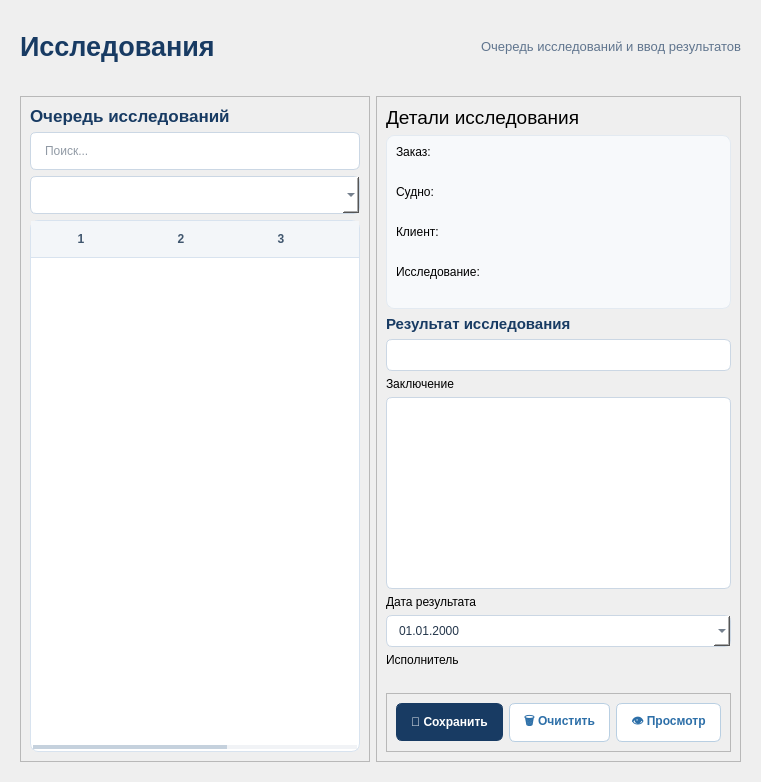
<?xml version="1.0" encoding="UTF-8"?>
<ui version="4.0">
 <class>Ui_ResearchPage</class>
 <widget class="QWidget" name="pageResearch">
  <property name="styleSheet">
   <string notr="true">QWidget#pageResearch {
    background-color: #F1F3F6;
    color: #24364B;
    font-family: &quot;Segoe UI&quot;;
    font-size: 10pt;
}

QLabel#lblResearchTitle {
    color: #183B63;
    font-size: 20pt;
    font-weight: 700;
    background: transparent;
    border: none;
}

QLabel#lblResearchSubtitle {
    color: #60758E;
    font-size: 10pt;
    background: transparent;
    border: none;
}

QFrame#researchWorkspaceFrame {
    background: transparent;
    border: none;
}

QFrame#researchQueueFrame,
QFrame#researchDetailFrame {
    background-color: #FFFFFF;
    border: 1px solid #D8E3EF;
    border-radius: 10px;
}

QLabel#lblResearchQueueTitle,
QLabel#lblResearchDetailTitle {
    color: #183B63;
    font-size: 13pt;
    font-weight: 700;
    background: transparent;
    border: none;
}

QFrame#researchFilterFrame {
    background-color: #F7F9FB;
    border: 1px solid #E3EAF1;
    border-radius: 8px;
}

QLineEdit#editResearchSearch {
    background-color: #FFFFFF;
    color: #24364B;
    border: 1px solid #CBD7E4;
    border-radius: 6px;
    padding: 8px 12px;
    min-height: 20px;
}

QLineEdit#editResearchSearch:focus {
    border: 1px solid #2D83D5;
}

QComboBox#comboResearchFilter {
    background-color: #FFFFFF;
    color: #24364B;
    border: 1px solid #CBD7E4;
    border-radius: 6px;
    padding: 7px 10px;
    min-height: 22px;
}

QComboBox#comboResearchFilter:focus {
    border: 1px solid #2D83D5;
}

QComboBox#comboResearchFilter QAbstractItemView {
    background-color: #FFFFFF;
    color: #24364B;
    selection-background-color: #E7F0F8;
    selection-color: #183B63;
    border: 1px solid #D8E3EF;
}

QTableWidget#tableResearchQueue {
    background-color: #FFFFFF;
    alternate-background-color: #F7F9FB;
    color: #24364B;
    border: 1px solid #D8E3EF;
    border-radius: 8px;
    gridline-color: #E8EDF2;
    selection-background-color: #E4EEF7;
    selection-color: #183B63;
    outline: none;
}

QTableWidget#tableResearchQueue::item {
    padding: 7px;
    border-bottom: 1px solid #EDF0F4;
}

QTableWidget#tableResearchQueue::item:selected {
    background-color: #E4EEF7;
    color: #183B63;
}

QHeaderView::section {
    background-color: #F3F6F9;
    color: #40566E;
    border: none;
    border-bottom: 1px solid #D8E3EF;
    padding: 9px 8px;
    font-weight: 600;
}

QFrame#researchInfoFrame {
    background-color: #F7F9FB;
    border: 1px solid #E3EAF1;
    border-radius: 8px;
}

QLabel#lblResearchOrder,
QLabel#lblResearchVessel,
QLabel#lblResearchClient,
QLabel#lblResearchService {
    color: #60758E;
    background: transparent;
    border: none;
}

QLabel#lblResearchOrderValue,
QLabel#lblResearchVesselValue,
QLabel#lblResearchClientValue,
QLabel#lblResearchServiceValue {
    color: #183B63;
    font-weight: 600;
    background: transparent;
    border: none;
}

QLabel#lblResearchResultTitle {
    color: #183B63;
    font-size: 11pt;
    font-weight: 700;
    background: transparent;
    border: none;
}

QLabel#lblResultValue,
QLabel#lblConclusion,
QLabel#lblResultDate {
    color: #40566E;
    background: transparent;
    border: none;
}

QLineEdit#editResearchResultValue,
QTextEdit#textResearchConclusion,
QDateEdit#dateResearchResult,
QComboBox#comboResearchEmployee {
    background-color: #FFFFFF;
    color: #24364B;
    border: 1px solid #CBD7E4;
    border-radius: 6px;
    padding: 7px 10px;
}

QLineEdit#editResearchResultValue:focus,
QTextEdit#textResearchConclusion:focus,
QDateEdit#dateResearchResult:focus,
QComboBox#comboResearchEmployee:focus {
    border: 1px solid #2D83D5;
}

QPushButton {
    background-color: #FFFFFF;
    color: #183B63;
    border: 1px solid #CBD7E4;
    border-radius: 6px;
    padding: 8px 14px;
    min-height: 20px;
    font-weight: 600;
}

QPushButton:hover {
    background-color: #EDF3F8;
    border: 1px solid #AFC2D5;
}

QPushButton:pressed {
    background-color: #E1EAF2;
}

QPushButton:disabled {
    background-color: #F1F3F6;
    color: #9AA9B8;
    border: 1px solid #D8E3EF;
}

QPushButton#btnSaveResearchResult {
    background-color: #183B63;
    color: #FFFFFF;
    border: 1px solid #183B63;
}

QPushButton#btnSaveResearchResult:hover {
    background-color: #244D78;
    border: 1px solid #244D78;
}

QPushButton#btnSaveResearchResult:pressed {
    background-color: #122F50;
}

QPushButton#btnClearResearchResult,
QPushButton#btnViewResearchResult {
    background-color: #FFFFFF;
    color: #2D6FA8;
    border: 1px solid #B9CFE2;
}

QPushButton#btnClearResearchResult:hover,
QPushButton#btnViewResearchResult:hover {
    background-color: #EDF4FA;
}

QScrollBar:vertical {
    background-color: #F1F3F6;
    width: 8px;
    margin: 2px;
    border: none;
}

QScrollBar::handle:vertical {
    background-color: #C5D1DD;
    border-radius: 4px;
    min-height: 25px;
}

QScrollBar::handle:vertical:hover {
    background-color: #AABACA;
}

QScrollBar::add-line:vertical,
QScrollBar::sub-line:vertical {
    height: 0px;
}

QScrollBar:horizontal {
    background-color: #F1F3F6;
    height: 8px;
    margin: 2px;
    border: none;
}

QScrollBar::handle:horizontal {
    background-color: #C5D1DD;
    border-radius: 4px;
    min-width: 25px;
}

QScrollBar::add-line:horizontal,
QScrollBar::sub-line:horizontal {
    width: 0px;
}</string>
  </property>
  <layout class="QVBoxLayout" name="verticalLayout_25">
   <property name="leftMargin">
    <number>11</number>
   </property>
   <property name="topMargin">
    <number>11</number>
   </property>
   <property name="rightMargin">
    <number>11</number>
   </property>
   <property name="bottomMargin">
    <number>11</number>
   </property>
   <property name="spacing">
    <number>6</number>
   </property>
   <property name="sizeConstraint">
    <enum>QLayout::SetDefaultConstraint</enum>
   </property>
   <item>
    <widget class="QFrame" name="headerFrameResearch">
     <property name="font">
      <font>
       <pointsize>9</pointsize>
      </font>
     </property>
     <property name="sizePolicy">
      <sizepolicy hsizetype="Preferred" vsizetype="Preferred">
       <horstretch>0</horstretch>
       <verstretch>0</verstretch>
      </sizepolicy>
     </property>
     <property name="minimumSize">
      <size>
       <width>0</width>
       <height>70</height>
      </size>
     </property>
     <property name="maximumSize">
      <size>
       <width>16777215</width>
       <height>90</height>
      </size>
     </property>
     <property name="frameShape">
      <enum>QFrame::NoFrame</enum>
     </property>
     <property name="frameShadow">
      <enum>QFrame::Raised</enum>
     </property>
     <layout class="QHBoxLayout" name="horizontalLayout_13">
      <property name="leftMargin">
       <number>9</number>
      </property>
      <property name="topMargin">
       <number>9</number>
      </property>
      <property name="rightMargin">
       <number>9</number>
      </property>
      <property name="bottomMargin">
       <number>9</number>
      </property>
      <property name="spacing">
       <number>6</number>
      </property>
      <property name="sizeConstraint">
       <enum>QLayout::SetDefaultConstraint</enum>
      </property>
      <item>
       <layout class="QHBoxLayout" name="horizontalLayout_12">
        <property name="spacing">
         <number>6</number>
        </property>
        <property name="sizeConstraint">
         <enum>QLayout::SetDefaultConstraint</enum>
        </property>
        <item>
         <widget class="QLabel" name="lblResearchTitle">
          <property name="text">
           <string notr="true">Исследования</string>
          </property>
          <property name="font">
           <font>
            <pointsize>20</pointsize>
           </font>
          </property>
          <property name="sizePolicy">
           <sizepolicy hsizetype="Preferred" vsizetype="Preferred">
            <horstretch>0</horstretch>
            <verstretch>0</verstretch>
           </sizepolicy>
          </property>
          <property name="alignment">
           <set>Qt::AlignLeft|Qt::AlignVCenter|Qt::AlignLeading</set>
          </property>
          <property name="frameShape">
           <enum>QFrame::NoFrame</enum>
          </property>
          <property name="frameShadow">
           <enum>QFrame::Plain</enum>
          </property>
         </widget>
        </item>
        <item>
         <widget class="QLabel" name="lblResearchSubtitle">
          <property name="text">
           <string notr="true">Очередь исследований и ввод результатов</string>
          </property>
          <property name="font">
           <font>
            <pointsize>9</pointsize>
           </font>
          </property>
          <property name="sizePolicy">
           <sizepolicy hsizetype="Preferred" vsizetype="Preferred">
            <horstretch>0</horstretch>
            <verstretch>0</verstretch>
           </sizepolicy>
          </property>
          <property name="alignment">
           <set>Qt::AlignRight|Qt::AlignVCenter|Qt::AlignTrailing</set>
          </property>
          <property name="frameShape">
           <enum>QFrame::NoFrame</enum>
          </property>
          <property name="frameShadow">
           <enum>QFrame::Plain</enum>
          </property>
         </widget>
        </item>
       </layout>
      </item>
     </layout>
    </widget>
   </item>
   <item>
    <widget class="QFrame" name="contentFrameResearch">
     <property name="font">
      <font>
       <pointsize>9</pointsize>
      </font>
     </property>
     <property name="sizePolicy">
      <sizepolicy hsizetype="Expanding" vsizetype="Expanding">
       <horstretch>0</horstretch>
       <verstretch>0</verstretch>
      </sizepolicy>
     </property>
     <property name="frameShape">
      <enum>QFrame::NoFrame</enum>
     </property>
     <property name="frameShadow">
      <enum>QFrame::Raised</enum>
     </property>
     <layout class="QHBoxLayout" name="horizontalLayout_16">
      <property name="spacing">
       <number>6</number>
      </property>
      <property name="sizeConstraint">
       <enum>QLayout::SetDefaultConstraint</enum>
      </property>
      <item>
       <widget class="QFrame" name="queueFrameResearch">
        <property name="font">
         <font>
          <pointsize>9</pointsize>
         </font>
        </property>
        <property name="sizePolicy">
         <sizepolicy hsizetype="Preferred" vsizetype="Preferred">
          <horstretch>0</horstretch>
          <verstretch>0</verstretch>
         </sizepolicy>
        </property>
        <property name="minimumSize">
         <size>
          <width>350</width>
          <height>0</height>
         </size>
        </property>
        <property name="frameShape">
         <enum>QFrame::StyledPanel</enum>
        </property>
        <property name="frameShadow">
         <enum>QFrame::Raised</enum>
        </property>
        <layout class="QVBoxLayout" name="verticalLayout_22">
         <property name="leftMargin">
          <number>9</number>
         </property>
         <property name="topMargin">
          <number>9</number>
         </property>
         <property name="rightMargin">
          <number>9</number>
         </property>
         <property name="bottomMargin">
          <number>9</number>
         </property>
         <property name="spacing">
          <number>6</number>
         </property>
         <property name="sizeConstraint">
          <enum>QLayout::SetDefaultConstraint</enum>
         </property>
         <item>
          <layout class="QVBoxLayout" name="verticalLayout_21">
           <property name="spacing">
            <number>6</number>
           </property>
           <property name="sizeConstraint">
            <enum>QLayout::SetDefaultConstraint</enum>
           </property>
           <item>
            <widget class="QLabel" name="lblResearchQueueTitle">
             <property name="text">
              <string notr="true">Очередь исследований</string>
             </property>
             <property name="font">
              <font>
               <pointsize>13</pointsize>
              </font>
             </property>
             <property name="sizePolicy">
              <sizepolicy hsizetype="Preferred" vsizetype="Preferred">
               <horstretch>0</horstretch>
               <verstretch>0</verstretch>
              </sizepolicy>
             </property>
             <property name="alignment">
              <set>Qt::AlignLeft|Qt::AlignVCenter|Qt::AlignLeading</set>
             </property>
             <property name="frameShape">
              <enum>QFrame::NoFrame</enum>
             </property>
             <property name="frameShadow">
              <enum>QFrame::Plain</enum>
             </property>
            </widget>
           </item>
           <item>
            <widget class="QLineEdit" name="editResearchSearch">
             <property name="placeholderText">
              <string notr="true">Поиск...</string>
             </property>
             <property name="font">
              <font>
               <pointsize>9</pointsize>
              </font>
             </property>
             <property name="cursor">
              <cursorShape>IBeamCursor</cursorShape>
             </property>
             <property name="sizePolicy">
              <sizepolicy hsizetype="Expanding" vsizetype="Fixed">
               <horstretch>0</horstretch>
               <verstretch>0</verstretch>
              </sizepolicy>
             </property>
             <property name="alignment">
              <set>Qt::AlignLeft|Qt::AlignVCenter|Qt::AlignLeading</set>
             </property>
            </widget>
           </item>
           <item>
            <widget class="QComboBox" name="comboResearchFilter">
             <property name="font">
              <font>
               <pointsize>9</pointsize>
              </font>
             </property>
             <property name="sizePolicy">
              <sizepolicy hsizetype="Preferred" vsizetype="Fixed">
               <horstretch>0</horstretch>
               <verstretch>0</verstretch>
              </sizepolicy>
             </property>
             <property name="currentIndex">
              <number>0</number>
             </property>
            </widget>
           </item>
           <item>
            <widget class="QTableWidget" name="tableResearchQueue">
             <property name="font">
              <font>
               <pointsize>9</pointsize>
              </font>
             </property>
             <property name="sizePolicy">
              <sizepolicy hsizetype="Expanding" vsizetype="Expanding">
               <horstretch>0</horstretch>
               <verstretch>0</verstretch>
              </sizepolicy>
             </property>
             <property name="wordWrap">
              <bool>true</bool>
             </property>
             <property name="frameShape">
              <enum>QFrame::StyledPanel</enum>
             </property>
             <property name="frameShadow">
              <enum>QFrame::Sunken</enum>
             </property>
             <property name="alternatingRowColors">
              <bool>true</bool>
             </property>
             <property name="selectionBehavior">
              <enum>QAbstractItemView::SelectRows</enum>
             </property>
             <property name="wordWrap">
              <bool>true</bool>
             </property>
             <property name="columnCount">
              <number>5</number>
             </property>
            </widget>
           </item>
          </layout>
         </item>
        </layout>
       </widget>
      </item>
      <item>
       <widget class="QFrame" name="detailsFrameResearch">
        <property name="font">
         <font>
          <pointsize>9</pointsize>
         </font>
        </property>
        <property name="sizePolicy">
         <sizepolicy hsizetype="Expanding" vsizetype="Expanding">
          <horstretch>0</horstretch>
          <verstretch>0</verstretch>
         </sizepolicy>
        </property>
        <property name="frameShape">
         <enum>QFrame::StyledPanel</enum>
        </property>
        <property name="frameShadow">
         <enum>QFrame::Raised</enum>
        </property>
        <layout class="QVBoxLayout" name="verticalLayout_24">
         <property name="leftMargin">
          <number>9</number>
         </property>
         <property name="topMargin">
          <number>9</number>
         </property>
         <property name="rightMargin">
          <number>9</number>
         </property>
         <property name="bottomMargin">
          <number>9</number>
         </property>
         <property name="spacing">
          <number>6</number>
         </property>
         <property name="sizeConstraint">
          <enum>QLayout::SetDefaultConstraint</enum>
         </property>
         <item>
          <layout class="QVBoxLayout" name="verticalLayout_23">
           <property name="spacing">
            <number>6</number>
           </property>
           <property name="sizeConstraint">
            <enum>QLayout::SetDefaultConstraint</enum>
           </property>
           <item>
            <widget class="QLabel" name="lblResearchResearchDetailsTitle">
             <property name="text">
              <string notr="true">Детали исследования</string>
             </property>
             <property name="font">
              <font>
               <pointsize>14</pointsize>
              </font>
             </property>
             <property name="sizePolicy">
              <sizepolicy hsizetype="Preferred" vsizetype="Preferred">
               <horstretch>0</horstretch>
               <verstretch>0</verstretch>
              </sizepolicy>
             </property>
             <property name="alignment">
              <set>Qt::AlignLeft|Qt::AlignVCenter|Qt::AlignLeading</set>
             </property>
             <property name="frameShape">
              <enum>QFrame::NoFrame</enum>
             </property>
             <property name="frameShadow">
              <enum>QFrame::Plain</enum>
             </property>
            </widget>
           </item>
           <item>
            <widget class="QFrame" name="researchInfoFrame">
             <property name="font">
              <font>
               <pointsize>9</pointsize>
              </font>
             </property>
             <property name="sizePolicy">
              <sizepolicy hsizetype="Preferred" vsizetype="Preferred">
               <horstretch>0</horstretch>
               <verstretch>0</verstretch>
              </sizepolicy>
             </property>
             <property name="frameShape">
              <enum>QFrame::StyledPanel</enum>
             </property>
             <property name="frameShadow">
              <enum>QFrame::Raised</enum>
             </property>
             <layout class="QHBoxLayout" name="horizontalLayout_14">
              <property name="leftMargin">
               <number>9</number>
              </property>
              <property name="topMargin">
               <number>9</number>
              </property>
              <property name="rightMargin">
               <number>9</number>
              </property>
              <property name="bottomMargin">
               <number>9</number>
              </property>
              <property name="spacing">
               <number>6</number>
              </property>
              <property name="sizeConstraint">
               <enum>QLayout::SetDefaultConstraint</enum>
              </property>
              <item>
               <layout class="QGridLayout" name="gridLayout_2">
                <property name="spacing">
                 <number>6</number>
                </property>
                <property name="sizeConstraint">
                 <enum>QLayout::SetDefaultConstraint</enum>
                </property>
                <item>
                 <widget class="QLabel" name="lblResearchOrderTitle">
                  <property name="text">
                   <string notr="true">Заказ:</string>
                  </property>
                  <property name="font">
                   <font>
                    <pointsize>9</pointsize>
                   </font>
                  </property>
                  <property name="sizePolicy">
                   <sizepolicy hsizetype="Preferred" vsizetype="Preferred">
                    <horstretch>0</horstretch>
                    <verstretch>0</verstretch>
                   </sizepolicy>
                  </property>
                  <property name="alignment">
                   <set>Qt::AlignLeft|Qt::AlignVCenter|Qt::AlignLeading</set>
                  </property>
                  <property name="frameShape">
                   <enum>QFrame::NoFrame</enum>
                  </property>
                  <property name="frameShadow">
                   <enum>QFrame::Plain</enum>
                  </property>
                 </widget>
                </item>
                <item>
                 <widget class="QLabel" name="lblResearchOrderValue">
                  <property name="font">
                   <font>
                    <pointsize>9</pointsize>
                   </font>
                  </property>
                  <property name="sizePolicy">
                   <sizepolicy hsizetype="Preferred" vsizetype="Preferred">
                    <horstretch>0</horstretch>
                    <verstretch>0</verstretch>
                   </sizepolicy>
                  </property>
                  <property name="alignment">
                   <set>Qt::AlignHCenter|Qt::AlignVCenter</set>
                  </property>
                  <property name="frameShape">
                   <enum>QFrame::NoFrame</enum>
                  </property>
                  <property name="frameShadow">
                   <enum>QFrame::Plain</enum>
                  </property>
                 </widget>
                </item>
                <item>
                 <widget class="QLabel" name="lblResearchVesselTitle">
                  <property name="text">
                   <string notr="true">Судно:</string>
                  </property>
                  <property name="font">
                   <font>
                    <pointsize>9</pointsize>
                   </font>
                  </property>
                  <property name="sizePolicy">
                   <sizepolicy hsizetype="Preferred" vsizetype="Preferred">
                    <horstretch>0</horstretch>
                    <verstretch>0</verstretch>
                   </sizepolicy>
                  </property>
                  <property name="alignment">
                   <set>Qt::AlignLeft|Qt::AlignVCenter|Qt::AlignLeading</set>
                  </property>
                  <property name="frameShape">
                   <enum>QFrame::NoFrame</enum>
                  </property>
                  <property name="frameShadow">
                   <enum>QFrame::Plain</enum>
                  </property>
                 </widget>
                </item>
                <item>
                 <widget class="QLabel" name="lblResearchVesselValue">
                  <property name="font">
                   <font>
                    <pointsize>9</pointsize>
                   </font>
                  </property>
                  <property name="sizePolicy">
                   <sizepolicy hsizetype="Preferred" vsizetype="Preferred">
                    <horstretch>0</horstretch>
                    <verstretch>0</verstretch>
                   </sizepolicy>
                  </property>
                  <property name="alignment">
                   <set>Qt::AlignHCenter|Qt::AlignVCenter</set>
                  </property>
                  <property name="frameShape">
                   <enum>QFrame::NoFrame</enum>
                  </property>
                  <property name="frameShadow">
                   <enum>QFrame::Plain</enum>
                  </property>
                 </widget>
                </item>
                <item>
                 <widget class="QLabel" name="lblResearchClientTitle">
                  <property name="text">
                   <string notr="true">Клиент:</string>
                  </property>
                  <property name="font">
                   <font>
                    <pointsize>9</pointsize>
                   </font>
                  </property>
                  <property name="sizePolicy">
                   <sizepolicy hsizetype="Preferred" vsizetype="Preferred">
                    <horstretch>0</horstretch>
                    <verstretch>0</verstretch>
                   </sizepolicy>
                  </property>
                  <property name="alignment">
                   <set>Qt::AlignLeft|Qt::AlignVCenter|Qt::AlignLeading</set>
                  </property>
                  <property name="frameShape">
                   <enum>QFrame::NoFrame</enum>
                  </property>
                  <property name="frameShadow">
                   <enum>QFrame::Plain</enum>
                  </property>
                 </widget>
                </item>
                <item>
                 <widget class="QLabel" name="lblResearchClientValue">
                  <property name="font">
                   <font>
                    <pointsize>9</pointsize>
                   </font>
                  </property>
                  <property name="sizePolicy">
                   <sizepolicy hsizetype="Preferred" vsizetype="Preferred">
                    <horstretch>0</horstretch>
                    <verstretch>0</verstretch>
                   </sizepolicy>
                  </property>
                  <property name="alignment">
                   <set>Qt::AlignHCenter|Qt::AlignVCenter</set>
                  </property>
                  <property name="frameShape">
                   <enum>QFrame::NoFrame</enum>
                  </property>
                  <property name="frameShadow">
                   <enum>QFrame::Plain</enum>
                  </property>
                 </widget>
                </item>
                <item>
                 <widget class="QLabel" name="lblResearchServiceTitle">
                  <property name="text">
                   <string notr="true">Исследование:</string>
                  </property>
                  <property name="font">
                   <font>
                    <pointsize>9</pointsize>
                   </font>
                  </property>
                  <property name="sizePolicy">
                   <sizepolicy hsizetype="Preferred" vsizetype="Preferred">
                    <horstretch>0</horstretch>
                    <verstretch>0</verstretch>
                   </sizepolicy>
                  </property>
                  <property name="alignment">
                   <set>Qt::AlignLeft|Qt::AlignVCenter|Qt::AlignLeading</set>
                  </property>
                  <property name="frameShape">
                   <enum>QFrame::NoFrame</enum>
                  </property>
                  <property name="frameShadow">
                   <enum>QFrame::Plain</enum>
                  </property>
                 </widget>
                </item>
                <item>
                 <widget class="QLabel" name="lblResearchServiceValue">
                  <property name="font">
                   <font>
                    <pointsize>9</pointsize>
                   </font>
                  </property>
                  <property name="sizePolicy">
                   <sizepolicy hsizetype="Preferred" vsizetype="Preferred">
                    <horstretch>0</horstretch>
                    <verstretch>0</verstretch>
                   </sizepolicy>
                  </property>
                  <property name="alignment">
                   <set>Qt::AlignHCenter|Qt::AlignVCenter</set>
                  </property>
                  <property name="frameShape">
                   <enum>QFrame::NoFrame</enum>
                  </property>
                  <property name="frameShadow">
                   <enum>QFrame::Plain</enum>
                  </property>
                 </widget>
                </item>
               </layout>
              </item>
             </layout>
            </widget>
           </item>
           <item>
            <widget class="QLabel" name="lblResearchResultTitle">
             <property name="text">
              <string notr="true">Результат исследования</string>
             </property>
             <property name="font">
              <font>
               <pointsize>9</pointsize>
              </font>
             </property>
             <property name="sizePolicy">
              <sizepolicy hsizetype="Preferred" vsizetype="Preferred">
               <horstretch>0</horstretch>
               <verstretch>0</verstretch>
              </sizepolicy>
             </property>
             <property name="alignment">
              <set>Qt::AlignLeft|Qt::AlignVCenter|Qt::AlignLeading</set>
             </property>
             <property name="frameShape">
              <enum>QFrame::NoFrame</enum>
             </property>
             <property name="frameShadow">
              <enum>QFrame::Plain</enum>
             </property>
            </widget>
           </item>
           <item>
            <widget class="QLineEdit" name="editResearchResultValue">
             <property name="font">
              <font>
               <pointsize>9</pointsize>
              </font>
             </property>
             <property name="cursor">
              <cursorShape>IBeamCursor</cursorShape>
             </property>
             <property name="sizePolicy">
              <sizepolicy hsizetype="Expanding" vsizetype="Fixed">
               <horstretch>0</horstretch>
               <verstretch>0</verstretch>
              </sizepolicy>
             </property>
             <property name="alignment">
              <set>Qt::AlignLeft|Qt::AlignVCenter|Qt::AlignLeading</set>
             </property>
            </widget>
           </item>
           <item>
            <widget class="QLabel" name="lblResearchConclusionTitle">
             <property name="text">
              <string notr="true">Заключение</string>
             </property>
             <property name="font">
              <font>
               <pointsize>9</pointsize>
              </font>
             </property>
             <property name="sizePolicy">
              <sizepolicy hsizetype="Preferred" vsizetype="Preferred">
               <horstretch>0</horstretch>
               <verstretch>0</verstretch>
              </sizepolicy>
             </property>
             <property name="alignment">
              <set>Qt::AlignLeft|Qt::AlignVCenter|Qt::AlignLeading</set>
             </property>
             <property name="frameShape">
              <enum>QFrame::NoFrame</enum>
             </property>
             <property name="frameShadow">
              <enum>QFrame::Plain</enum>
             </property>
            </widget>
           </item>
           <item>
            <widget class="QTextEdit" name="textResearchConclusion">
             <property name="font">
              <font>
               <pointsize>9</pointsize>
              </font>
             </property>
             <property name="sizePolicy">
              <sizepolicy hsizetype="Expanding" vsizetype="Expanding">
               <horstretch>0</horstretch>
               <verstretch>0</verstretch>
              </sizepolicy>
             </property>
             <property name="alignment">
              <set>Qt::AlignLeft|Qt::AlignLeading</set>
             </property>
             <property name="frameShape">
              <enum>QFrame::StyledPanel</enum>
             </property>
             <property name="frameShadow">
              <enum>QFrame::Sunken</enum>
             </property>
            </widget>
           </item>
           <item>
            <widget class="QLabel" name="lblResearchDate">
             <property name="text">
              <string notr="true">Дата результата</string>
             </property>
             <property name="font">
              <font>
               <pointsize>9</pointsize>
              </font>
             </property>
             <property name="sizePolicy">
              <sizepolicy hsizetype="Preferred" vsizetype="Preferred">
               <horstretch>0</horstretch>
               <verstretch>0</verstretch>
              </sizepolicy>
             </property>
             <property name="alignment">
              <set>Qt::AlignLeft|Qt::AlignVCenter|Qt::AlignLeading</set>
             </property>
             <property name="frameShape">
              <enum>QFrame::NoFrame</enum>
             </property>
             <property name="frameShadow">
              <enum>QFrame::Plain</enum>
             </property>
            </widget>
           </item>
           <item>
            <widget class="QDateEdit" name="dateResearchResult">
             <property name="font">
              <font>
               <pointsize>9</pointsize>
              </font>
             </property>
             <property name="sizePolicy">
              <sizepolicy hsizetype="Minimum" vsizetype="Fixed">
               <horstretch>0</horstretch>
               <verstretch>0</verstretch>
              </sizepolicy>
             </property>
             <property name="alignment">
              <set>Qt::AlignLeft|Qt::AlignVCenter|Qt::AlignLeading</set>
             </property>
             <property name="date">
              <date>2000-01-01</date>
             </property>
             <property name="displayFormat">
              <string notr="true">dd.MM.yyyy</string>
             </property>
             <property name="calendarPopup">
              <bool>true</bool>
             </property>
            </widget>
           </item>
           <item>
            <widget class="QLabel" name="lblResearchEmployee">
             <property name="text">
              <string notr="true">Исполнитель</string>
             </property>
             <property name="font">
              <font>
               <pointsize>9</pointsize>
              </font>
             </property>
             <property name="sizePolicy">
              <sizepolicy hsizetype="Preferred" vsizetype="Preferred">
               <horstretch>0</horstretch>
               <verstretch>0</verstretch>
              </sizepolicy>
             </property>
             <property name="alignment">
              <set>Qt::AlignLeft|Qt::AlignVCenter|Qt::AlignLeading</set>
             </property>
             <property name="frameShape">
              <enum>QFrame::NoFrame</enum>
             </property>
             <property name="frameShadow">
              <enum>QFrame::Plain</enum>
             </property>
            </widget>
           </item>
           <item>
            <spacer name="spacer_9">
             <property name="orientation">
              <enum>Qt::Vertical</enum>
             </property>
             <property name="sizeType">
              <enum>QSizePolicy::Expanding</enum>
             </property>
             <property name="sizeHint" stdset="0">
              <size>
               <width>20</width>
               <height>20</height>
              </size>
             </property>
            </spacer>
           </item>
           <item>
            <widget class="QFrame" name="researchActionsFrame">
             <property name="font">
              <font>
               <pointsize>9</pointsize>
              </font>
             </property>
             <property name="sizePolicy">
              <sizepolicy hsizetype="Preferred" vsizetype="Preferred">
               <horstretch>0</horstretch>
               <verstretch>0</verstretch>
              </sizepolicy>
             </property>
             <property name="frameShape">
              <enum>QFrame::StyledPanel</enum>
             </property>
             <property name="frameShadow">
              <enum>QFrame::Raised</enum>
             </property>
             <layout class="QHBoxLayout" name="horizontalLayout_15">
              <property name="leftMargin">
               <number>9</number>
              </property>
              <property name="topMargin">
               <number>9</number>
              </property>
              <property name="rightMargin">
               <number>9</number>
              </property>
              <property name="bottomMargin">
               <number>9</number>
              </property>
              <property name="spacing">
               <number>6</number>
              </property>
              <property name="sizeConstraint">
               <enum>QLayout::SetDefaultConstraint</enum>
              </property>
              <item>
               <layout class="QHBoxLayout" name="horizontalLayoutResearchActions">
                <property name="spacing">
                 <number>6</number>
                </property>
                <property name="sizeConstraint">
                 <enum>QLayout::SetDefaultConstraint</enum>
                </property>
                <item>
                 <widget class="QPushButton" name="btnSaveResearchResult">
                  <property name="text">
                   <string notr="true">💾 Сохранить</string>
                  </property>
                  <property name="font">
                   <font>
                    <pointsize>9</pointsize>
                   </font>
                  </property>
                  <property name="sizePolicy">
                   <sizepolicy hsizetype="Minimum" vsizetype="Fixed">
                    <horstretch>0</horstretch>
                    <verstretch>0</verstretch>
                   </sizepolicy>
                  </property>
                 </widget>
                </item>
                <item>
                 <widget class="QPushButton" name="btnClearResearchResult">
                  <property name="text">
                   <string notr="true">🗑 Очистить</string>
                  </property>
                  <property name="font">
                   <font>
                    <pointsize>9</pointsize>
                   </font>
                  </property>
                  <property name="sizePolicy">
                   <sizepolicy hsizetype="Minimum" vsizetype="Fixed">
                    <horstretch>0</horstretch>
                    <verstretch>0</verstretch>
                   </sizepolicy>
                  </property>
                 </widget>
                </item>
                <item>
                 <widget class="QPushButton" name="btnViewResearchResult">
                  <property name="text">
                   <string notr="true">👁 Просмотр</string>
                  </property>
                  <property name="font">
                   <font>
                    <pointsize>9</pointsize>
                   </font>
                  </property>
                  <property name="sizePolicy">
                   <sizepolicy hsizetype="Minimum" vsizetype="Fixed">
                    <horstretch>0</horstretch>
                    <verstretch>0</verstretch>
                   </sizepolicy>
                  </property>
                 </widget>
                </item>
               </layout>
              </item>
             </layout>
            </widget>
           </item>
          </layout>
         </item>
        </layout>
       </widget>
      </item>
     </layout>
    </widget>
   </item>
  </layout>
 </widget>
 <resources/>
 <connections/>
</ui>
